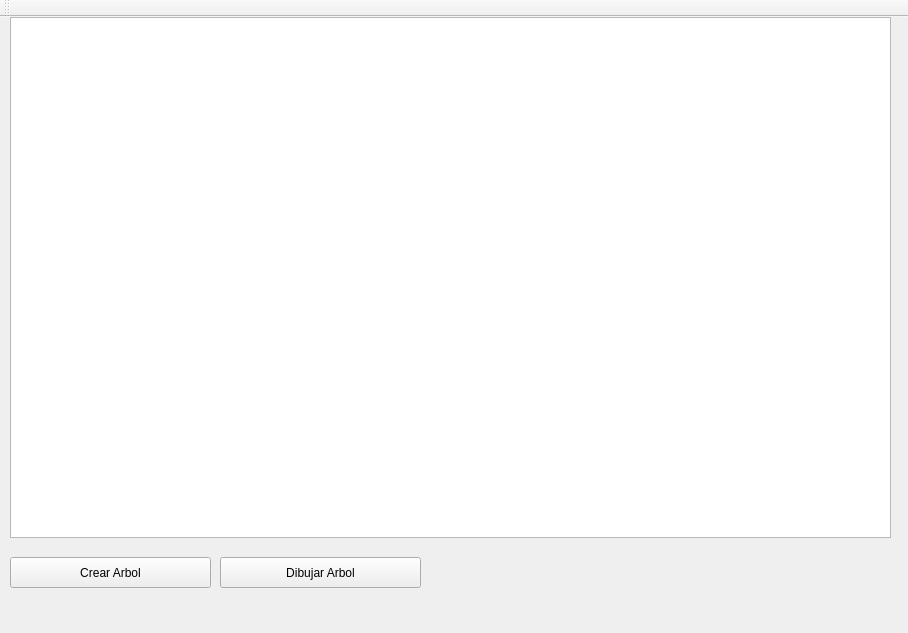
<?xml version="1.0" encoding="UTF-8"?>
<ui version="4.0">
 <class>MainWindow</class>
 <widget class="QMainWindow" name="MainWindow">
  <property name="geometry">
   <rect>
    <x>0</x>
    <y>0</y>
    <width>908</width>
    <height>633</height>
   </rect>
  </property>
  <property name="windowTitle">
   <string>MainWindow</string>
  </property>
  <widget class="QWidget" name="centralWidget">
   <widget class="QGraphicsView" name="graphicsView">
    <property name="geometry">
     <rect>
      <x>10</x>
      <y>0</y>
      <width>881</width>
      <height>521</height>
     </rect>
    </property>
   </widget>
   <widget class="QPushButton" name="pushButton">
    <property name="geometry">
     <rect>
      <x>10</x>
      <y>540</y>
      <width>201</width>
      <height>31</height>
     </rect>
    </property>
    <property name="text">
     <string>Crear Arbol</string>
    </property>
   </widget>
   <widget class="QPushButton" name="pushButton_2">
    <property name="geometry">
     <rect>
      <x>220</x>
      <y>540</y>
      <width>201</width>
      <height>31</height>
     </rect>
    </property>
    <property name="text">
     <string>Dibujar Arbol</string>
    </property>
   </widget>
  </widget>
  <widget class="QToolBar" name="mainToolBar">
   <attribute name="toolBarArea">
    <enum>TopToolBarArea</enum>
   </attribute>
   <attribute name="toolBarBreak">
    <bool>false</bool>
   </attribute>
  </widget>
 </widget>
 <layoutdefault spacing="6" margin="11"/>
 <resources/>
 <connections/>
</ui>
